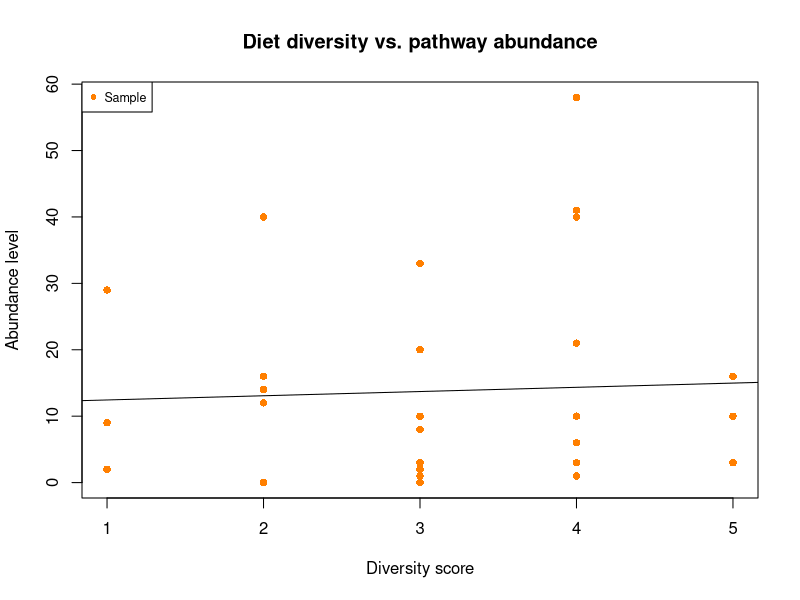

This figure's R source:
#    Final project - Group 16
#    MICE 5035 Personal Microbiome Analysis
#    12 December 2023
#
#    Run with:
#        Rscript create_scatterplot.r

# Get metadata
map <- read.delim("./map.txt", as.is=FALSE, row=1)

# Get path abundance data
pathway_abundance <- read.delim("./path_abundance.txt")

# Get food categories used to calculate diversity score
categories <- c("num_types_fruit_Cat", "num_types_veg_Cat", "seafood_per_week_Cat", "serv_whole_grains_fruits_veg_Cat", "serve_dairy_Cat", "serve_fermented_Cat")

# Get columns of identified pathways only
remove_columns <- c("sample_id", "UNMAPPED", "UNINTEGRATED", "UNINTEGRATED.unclassified", "sample_id.1")
selected_pathways <- pathway_abundance[, !(colnames(pathway_abundance) %in% remove_columns)]

# Initialize dictionary of pathway counts
sig_pathways <- rep(0, length(selected_pathways))
sig_pathways <- setNames(sig_pathways, colnames(selected_pathways))

# For each category, check if pathway is significant
# If yes, increment its count
for (cat in categories) {
  map[[cat]] <- factor(map[[cat]],levels=c("High","Low"))
  table(map[[cat]])
  ix <- map[[cat]] == "High"
  high_samples <- map$sample_id[ix]
  for (col in colnames(selected_pathways)) {
    pathway <- selected_pathways[[col]]
    results <- wilcox.test(selected_pathways[high_samples, col], ties.method="average", exact=FALSE)
    # Checks if the column is all zeros, meaning the pathway doesn't appear in any sample
    # Also checks if p-value is significant
    # Also checks that p-value is not NA
    if (sum(pathway) > 0 && results$p.value < 0.05 && !is.na(results$p.value)) {
      sig_pathways[pathway] <- sig_pathways[pathway] + 1
    }
  }
}
# Convert dictionary to data frame
# Remove 0 and NA values
sig_pathways_df = data.frame(pathway=names(sig_pathways),count=sig_pathways)
sig_pathways_df <- sig_pathways_df[sig_pathways_df$count > 0 & !is.na(sig_pathways_df$count),]

# Initialize dictionary of pathway counts per sample
pathway_counts_per_sample <- rep(0, length(map$sample_id))
pathway_counts_per_sample <- setNames(pathway_counts_per_sample, map$sample_id)
for (pathway in sig_pathways_df$pathway) {
  print(pathway)
  for (id in map$sample_id) {
    if (selected_pathways[id, pathway] > 0) {
      pathway_counts_per_sample[id] <- pathway_counts_per_sample[id] + 1
    }
  }
}
# Convert dictionary to data frame
# Remove NA values
sample_pathways_df = data.frame(sample_id=names(pathway_counts_per_sample),count=pathway_counts_per_sample)
sample_pathways_df <- sample_pathways_df[!is.na(sample_pathways_df$count),]

# Create a scatter plot of diet diversity vs. pathway abundance
plot(map$diversity_score,sample_pathways_df$count,main="Diet diversity vs. pathway abundance",xlab="Diversity score",ylab="Abundance level",col="darkorange1",pch=16)
legend("topleft",legend="Sample",c="darkorange1",pch=16,cex=0.75)
abline(lm(sample_pathways_df$count ~ map$diversity_score))

# Save data frames to text files
write.table(sig_pathways_df,"./sig_pathways_df.txt",row.names=FALSE,quote=FALSE)
write.table(sample_pathways_df,"./sample_pathways_df.txt",row.names=FALSE,quote=FALSE)
